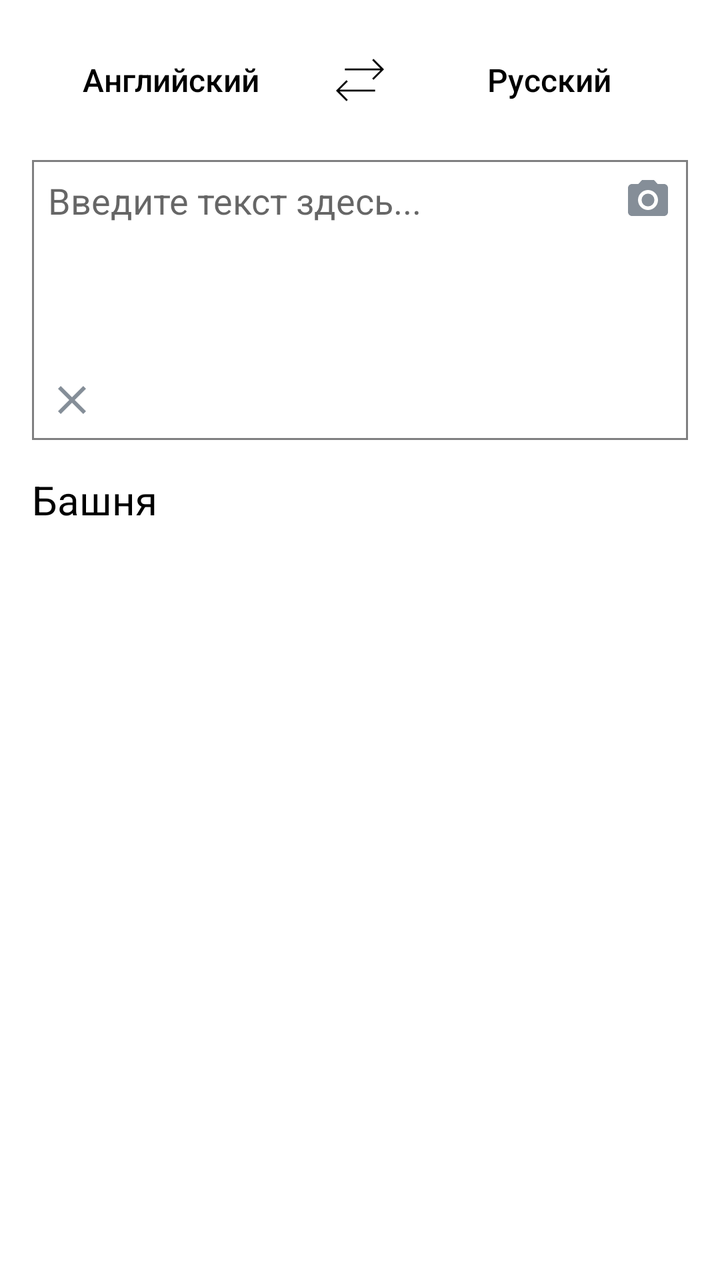
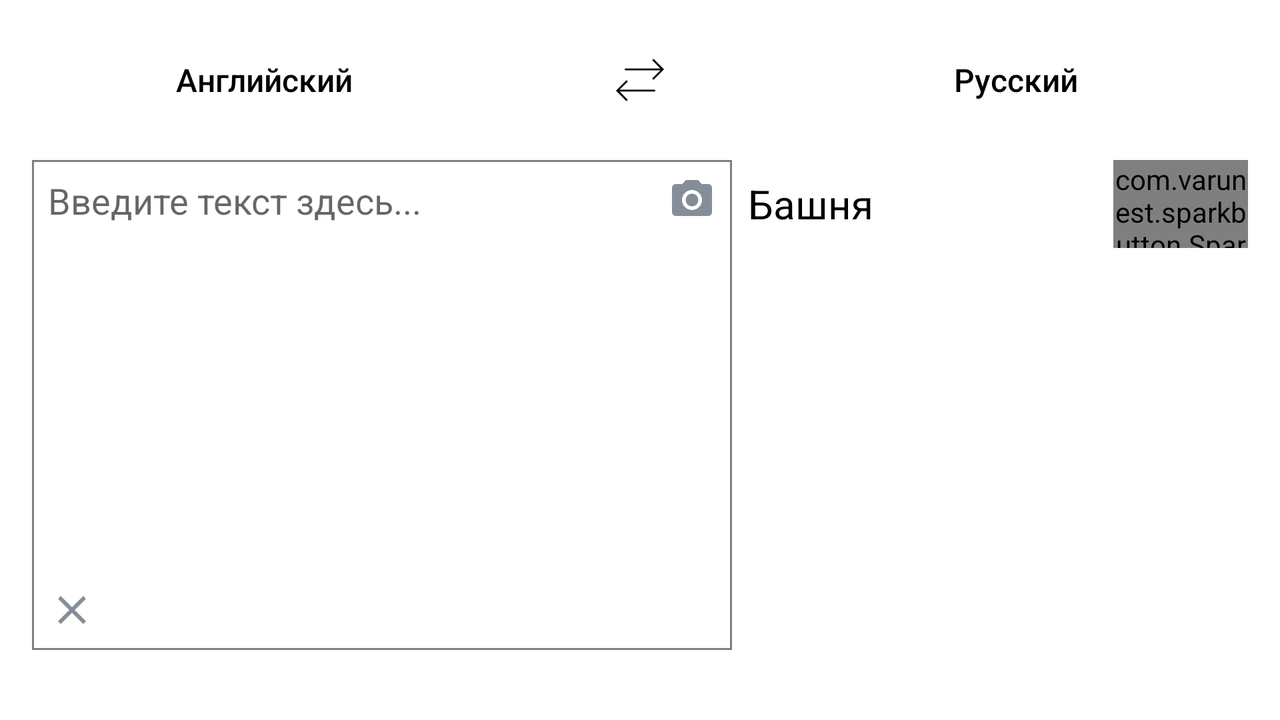

Compare how this app lays out the same screen by default and in its alternative resource folder. The renders come first, then the two layout files and the values they reference.
<!-- AndroidManifest.xml: application theme AppTheme -->
<!-- res/layout/fragment_translation.xml -->
<?xml version="1.0" encoding="utf-8"?>
<LinearLayout
    xmlns:android="http://schemas.android.com/apk/res/android"
    xmlns:app="http://schemas.android.com/apk/res-auto"
    xmlns:tools="http://schemas.android.com/tools"
    android:layout_width="match_parent"
    android:layout_height="match_parent"
    android:animateLayoutChanges="true"
    android:background="@android:color/white"
    android:clipChildren="false"
    android:clipToPadding="false"
    android:orientation="vertical"
    android:paddingLeft="16dp"
    android:paddingRight="16dp"
    android:paddingTop="16dp">

    <LinearLayout
        android:layout_width="match_parent"
        android:layout_height="wrap_content"
        android:layout_marginBottom="16dp"
        android:gravity="center_vertical"
        android:orientation="horizontal">

        <Button
            android:id="@+id/from_lang_button"
            android:layout_width="wrap_content"
            android:layout_height="wrap_content"
            android:layout_weight="1"
            android:background="@null"
            android:maxLines="1"
            android:text="Английский"
            android:textAllCaps="false"
            android:textColor="@color/colorAccent"
            android:textSize="16sp"/>

        <ImageButton
            android:id="@+id/language_swap_image_button"
            android:layout_width="0dp"
            android:layout_height="wrap_content"
            android:layout_alignParentTop="true"
            android:layout_centerHorizontal="true"
            android:layout_weight="1"
            android:background="@null"
            app:srcCompat="@drawable/ic_transfer"/>

        <Button
            android:id="@+id/to_lang_button"
            android:layout_width="wrap_content"
            android:layout_height="wrap_content"
            android:layout_weight="1"
            android:background="@null"
            android:maxLines="1"
            android:text="Русский"
            android:textAllCaps="false"
            android:textColor="@color/colorAccent"

            android:textSize="16sp"/>

    </LinearLayout>

    <RelativeLayout
        android:layout_width="match_parent"
        android:layout_height="140dp"
        android:background="@drawable/rectangle_form"
        android:padding="8dp">

        <EditText
            android:id="@+id/translation_window"
            android:layout_width="match_parent"
            android:layout_height="match_parent"
            android:layout_above="@+id/clear_image_view"
            android:layout_alignParentLeft="true"
            android:layout_alignParentStart="true"
            android:layout_alignParentTop="true"
            android:layout_toLeftOf="@+id/camera_image_view"
            android:layout_toStartOf="@+id/camera_image_view"
            android:background="#FFF"
            android:gravity="start"
            android:hint="@string/translation_window_hint"
            android:imeOptions="flagNoExtractUi"/>

        <ImageView
            android:id="@+id/camera_image_view"
            android:layout_width="wrap_content"
            android:layout_height="wrap_content"
            android:layout_alignParentEnd="true"
            android:layout_alignParentRight="true"
            android:layout_alignParentTop="true"
            app:srcCompat="@drawable/ic_camera_alt_black_24dp"/>

        <ImageView
            android:id="@+id/clear_image_view"
            android:layout_width="wrap_content"
            android:layout_height="wrap_content"
            android:layout_alignParentBottom="true"
            app:srcCompat="@drawable/ic_close"/>


    </RelativeLayout>

    <RelativeLayout
        android:layout_width="match_parent"
        android:layout_height="wrap_content">


        <LinearLayout
            android:id="@+id/linear_translation"
            android:layout_width="match_parent"
            android:layout_height="wrap_content"
            android:layout_marginBottom="8dp"
            android:layout_marginTop="8dp"
            android:clipChildren="false"
            android:clipToPadding="false"
            android:gravity="center_vertical"
            android:orientation="horizontal">

            <ScrollView
                android:layout_width="0dp"
                android:layout_height="wrap_content"
                android:layout_weight="3">

                <TextView
                    android:id="@+id/translation_text_view"
                    android:layout_width="match_parent"
                    android:layout_height="wrap_content"
                    android:textColor="@color/colorAccent"
                    android:textSize="20sp"
                    tools:text="Башня"/>
            </ScrollView>

            <com.varunest.sparkbutton.SparkButton
                android:id="@+id/translation_fragment_bkmrk_button"
                android:layout_width="0dp"
                android:layout_height="44dp"
                android:layout_weight="1"
                android:visibility="invisible"
                app:sparkbutton_activeImage="@drawable/ic_yellow_star_24dp"
                app:sparkbutton_iconSize="40dp"
                app:sparkbutton_inActiveImage="@drawable/ic_grey_star_24dp"
                app:sparkbutton_primaryColor="@android:color/white"
                app:sparkbutton_secondaryColor="@android:color/white"/>

        </LinearLayout>

        <ScrollView
            android:id="@+id/scroll_view"
            android:layout_width="match_parent"
            android:layout_height="match_parent"
            android:layout_below="@+id/linear_translation"
            android:scrollHorizontally="false">

            <LinearLayout
                android:id="@+id/scroll_linear"
                android:layout_width="match_parent"
                android:layout_height="wrap_content"
                android:gravity="top"
                android:orientation="vertical">

            </LinearLayout>
        </ScrollView>

        <ProgressBar
            android:id="@+id/progressBar"
            style="?android:attr/progressBarStyleLarge"
            android:layout_width="wrap_content"
            android:layout_height="wrap_content"
            android:layout_centerInParent="true"
            android:visibility="gone"/>

    </RelativeLayout>

</LinearLayout>
<!-- resources referenced by this layout -->
<resources>
  <color name="colorAccent">#000</color>
  <!-- drawable ic_camera_alt_black_24dp (drawable) -->
  <vector xmlns:android="http://schemas.android.com/apk/res/android"
          android:width="24dp"
          android:height="24dp"
          android:viewportWidth="24.0"
          android:viewportHeight="24.0">
      <path
          android:fillColor="@color/yandexIconGray"
          android:pathData="M12,12m-3.2,0a3.2,3.2 0,1 1,6.4 0a3.2,3.2 0,1 1,-6.4 0"/>
      <path
          android:fillColor="@color/yandexIconGray"
          android:pathData="M9,2L7.17,4L4,4c-1.1,0 -2,0.9 -2,2v12c0,1.1 0.9,2 2,2h16c1.1,0 2,-0.9 2,-2L22,6c0,-1.1 -0.9,-2 -2,-2h-3.17L15,2L9,2zM12,17c-2.76,0 -5,-2.24 -5,-5s2.24,-5 5,-5 5,2.24 5,5 -2.24,5 -5,5z"/>
  </vector>
  <!-- drawable ic_close (drawable) -->
  <vector xmlns:android="http://schemas.android.com/apk/res/android"
          android:width="24dp"
          android:height="24dp"
          android:viewportWidth="24.0"
          android:viewportHeight="24.0">
      <path
          android:fillColor="@color/yandexIconGray"
          android:pathData="M19,6.41L17.59,5 12,10.59 6.41,5 5,6.41 10.59,12 5,17.59 6.41,19 12,13.41 17.59,19 19,17.59 13.41,12z"/>
  </vector>
  <!-- drawable ic_grey_star_24dp (drawable) -->
  <vector xmlns:android="http://schemas.android.com/apk/res/android"
          android:width="24dp"
          android:height="24dp"
          android:viewportWidth="24.0"
          android:viewportHeight="24.0">
      <path
          android:fillColor="@color/yandexIconGray"
          android:pathData="M12,17.27L18.18,21l-1.64,-7.03L22,9.24l-7.19,-0.61L12,2 9.19,8.63 2,9.24l5.46,4.73L5.82,21z"/>
  </vector>
  <!-- drawable ic_transfer (drawable) -->
  <vector xmlns:android="http://schemas.android.com/apk/res/android"
          android:width="24dp"
          android:height="24dp"
          android:viewportHeight="500.462"
          android:viewportWidth="500.462">
      <path
          android:fillColor="#FF000000"
          android:pathData="M407.8,351l-370.1,0l85.4,-85.4l-13.9,-13.9l-109.2,109.2l109.2,109.2l13.9,-13.9l-85.4,-85.4l370.1,0z"/>
      <path
          android:fillColor="#FF000000"
          android:pathData="M391.3,30.4l-13.9,13.9l85.4,85.4l-370.1,0l0,19.7l370.1,0l-85.4,85.4l13.9,13.9l109.2,-109.2z"/>
  </vector>
  <!-- drawable ic_yellow_star_24dp (drawable) -->
  <vector xmlns:android="http://schemas.android.com/apk/res/android"
          android:width="24dp"
          android:height="24dp"
          android:viewportWidth="24.0"
          android:viewportHeight="24.0">
      <path
          android:fillColor="@color/yandexIconYellow"
          android:pathData="M12,17.27L18.18,21l-1.64,-7.03L22,9.24l-7.19,-0.61L12,2 9.19,8.63 2,9.24l5.46,4.73L5.82,21z"/>
  </vector>
  <!-- drawable rectangle_form (drawable) -->
  <?xml version="1.0" encoding="UTF-8"?>
  <shape xmlns:android="http://schemas.android.com/apk/res/android"
         android:id="@+id/listview_background_shape">
      <stroke
          android:width="1dp"
          android:color="@color/yandexTextGray"/>
      <padding
          android:bottom="2dp"
          android:left="2dp"
          android:right="2dp"
          android:top="2dp"/>
      <corners android:radius="0dp"/>
      <solid android:color="#ffffffff"/>
  </shape>
  <string name="translation_window_hint">Введите текст здесь...</string>
  <style name="AppTheme" parent="Theme.AppCompat.Light.NoActionBar">
          
          <item name="colorPrimary">@color/colorPrimary</item>
          <item name="colorPrimaryDark">@color/colorPrimaryDark</item>
          <item name="colorAccent">@color/colorAccent</item>
          <item name="android:windowBackground">@android:color/white</item>
      </style>
  <color name="yandexIconGray">#858e98</color>
  <color name="yandexIconYellow">#fdcd01</color>
  <color name="yandexTextGray">#7f7f80</color>
  <color name="colorPrimary">#ffd54f</color>
  <color name="colorPrimaryDark">#ffd54f</color>
</resources>
<!-- res/layout-land/fragment_translation.xml (the repository's variant of the layout above) -->
<!-- drawn on the phone turned sideways -->
<?xml version="1.0" encoding="utf-8"?>
<LinearLayout
    xmlns:android="http://schemas.android.com/apk/res/android"
    xmlns:app="http://schemas.android.com/apk/res-auto"
    xmlns:tools="http://schemas.android.com/tools"
    android:layout_width="match_parent"
    android:layout_height="match_parent"
    android:animateLayoutChanges="true"
    android:background="@android:color/white"
    android:clipChildren="false"
    android:clipToPadding="false"
    android:orientation="vertical"
    android:paddingLeft="16dp"
    android:paddingRight="16dp"
    android:paddingTop="16dp">


    <LinearLayout
        android:layout_width="match_parent"
        android:layout_height="match_parent"
        android:orientation="vertical">

        <LinearLayout
            android:layout_width="match_parent"
            android:layout_height="wrap_content"
            android:layout_marginBottom="16dp"
            android:gravity="center_vertical"
            android:orientation="horizontal">

            <Button
                android:id="@+id/from_lang_button"
                android:layout_width="wrap_content"
                android:layout_height="wrap_content"
                android:layout_weight="1"
                android:background="@null"
                android:maxLines="1"
                android:text="Английский"
                android:textAllCaps="false"
                android:textColor="@color/colorAccent"
                android:textSize="16sp"/>

            <ImageButton
                android:id="@+id/language_swap_image_button"
                android:layout_width="0dp"
                android:layout_height="wrap_content"
                android:layout_alignParentTop="true"
                android:layout_centerHorizontal="true"
                android:layout_weight="1"
                android:background="@null"
                app:srcCompat="@drawable/ic_transfer"/>

            <Button
                android:id="@+id/to_lang_button"
                android:layout_width="wrap_content"
                android:layout_height="wrap_content"
                android:layout_weight="1"
                android:background="@null"
                android:maxLines="1"
                android:text="Русский"
                android:textAllCaps="false"
                android:textColor="@color/colorAccent"
                android:textSize="16sp"/>

        </LinearLayout>

        <LinearLayout
            android:layout_width="match_parent"
            android:layout_height="match_parent"
            android:orientation="horizontal">

            <RelativeLayout
                android:layout_width="350dp"
                android:layout_height="245dp"
                android:background="@drawable/rectangle_form"
                android:padding="8dp">

                <EditText
                    android:id="@+id/translation_window"
                    android:layout_width="match_parent"
                    android:layout_height="match_parent"
                    android:layout_above="@+id/clear_image_view"
                    android:layout_alignParentLeft="true"
                    android:layout_alignParentStart="true"
                    android:layout_alignParentTop="true"
                    android:layout_toLeftOf="@+id/camera_image_view"
                    android:layout_toStartOf="@+id/camera_image_view"
                    android:background="#FFF"
                    android:gravity="start"
                    android:hint="@string/translation_window_hint"
                    android:imeOptions="flagNoExtractUi"/>

                <ImageView
                    android:id="@+id/camera_image_view"
                    android:layout_width="wrap_content"
                    android:layout_height="wrap_content"
                    android:layout_alignParentEnd="true"
                    android:layout_alignParentRight="true"
                    android:layout_alignParentTop="true"
                    app:srcCompat="@drawable/ic_camera_alt_black_24dp"/>

                <ImageView
                    android:id="@+id/clear_image_view"
                    android:layout_width="wrap_content"
                    android:layout_height="wrap_content"
                    android:layout_alignParentBottom="true"
                    app:srcCompat="@drawable/ic_close"/>

            </RelativeLayout>

            <LinearLayout
                android:layout_width="match_parent"
                android:layout_height="match_parent"
                android:orientation="vertical"
                android:weightSum="1">

                <LinearLayout
                    android:layout_width="match_parent"
                    android:layout_height="wrap_content"
                    android:layout_marginBottom="8dp"
                    android:layout_marginLeft="8dp"
                    android:clipChildren="false"
                    android:clipToPadding="false"
                    android:gravity="center_vertical"
                    android:orientation="horizontal">

                    <ScrollView
                        android:layout_width="0dp"
                        android:layout_height="wrap_content"
                        android:layout_weight="3">

                        <TextView
                            android:id="@+id/translation_text_view"
                            android:layout_width="match_parent"
                            android:layout_height="wrap_content"
                            android:textColor="@color/colorAccent"
                            android:textSize="20sp"
                            tools:text="Башня"/>
                    </ScrollView>

                    <com.varunest.sparkbutton.SparkButton
                        android:id="@+id/translation_fragment_bkmrk_button"
                        android:layout_width="0dp"
                        android:layout_height="44dp"
                        android:layout_weight="1.10"
                        android:visibility="visible"
                        app:sparkbutton_activeImage="@drawable/ic_yellow_star_24dp"
                        app:sparkbutton_iconSize="40dp"
                        app:sparkbutton_inActiveImage="@drawable/ic_grey_star_24dp"
                        app:sparkbutton_primaryColor="@android:color/white"
                        app:sparkbutton_secondaryColor="@android:color/white"/>

                </LinearLayout>


                <ProgressBar
                    android:id="@+id/progressBar"
                    style="?android:attr/progressBarStyleLarge"
                    android:layout_width="wrap_content"
                    android:layout_height="wrap_content"
                    android:layout_centerInParent="true"
                    android:visibility="gone"/>

                <ScrollView
                    android:layout_width="match_parent"
                    android:layout_height="match_parent"
                    android:layout_marginLeft="8dp"
                    android:scrollHorizontally="false">

                    <LinearLayout
                        android:id="@+id/scroll_linear"
                        android:layout_width="match_parent"
                        android:layout_height="wrap_content"
                        android:gravity="top"
                        android:orientation="vertical">

                    </LinearLayout>

                </ScrollView>

            </LinearLayout>

        </LinearLayout>

    </LinearLayout>

</LinearLayout>
